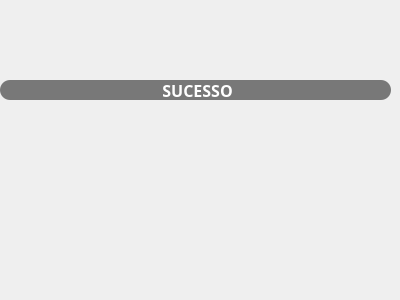
<?xml version="1.0" encoding="UTF-8"?>
<ui version="4.0">
 <class>Dialog</class>
 <widget class="QDialog" name="Dialog">
  <property name="geometry">
   <rect>
    <x>0</x>
    <y>0</y>
    <width>400</width>
    <height>300</height>
   </rect>
  </property>
  <property name="windowTitle">
   <string>Dialog</string>
  </property>
  <widget class="QLabel" name="label">
   <property name="geometry">
    <rect>
     <x>0</x>
     <y>80</y>
     <width>391</width>
     <height>20</height>
    </rect>
   </property>
   <property name="font">
    <font>
     <family>Schadow BT</family>
     <pointsize>12</pointsize>
     <weight>75</weight>
     <bold>true</bold>
    </font>
   </property>
   <property name="styleSheet">
    <string notr="true">border-radius: 10px;
color: rgb(255, 255, 255);
background-color: rgb(0, 0, 0,50%);
border-color: rgb(0, 0, 0);</string>
   </property>
   <property name="text">
    <string> SUCESSO</string>
   </property>
   <property name="alignment">
    <set>Qt::AlignCenter</set>
   </property>
  </widget>
  <widget class="QLabel" name="label_2">
   <property name="geometry">
    <rect>
     <x>160</x>
     <y>120</y>
     <width>81</width>
     <height>61</height>
    </rect>
   </property>
   <property name="styleSheet">
    <string notr="true">background-color: rgb(255, 255, 255, 0%);</string>
   </property>
   <property name="text">
    <string/>
   </property>
   <property name="pixmap">
    <pixmap>imagem/accepted-151153_960_720.webp</pixmap>
   </property>
   <property name="scaledContents">
    <bool>true</bool>
   </property>
  </widget>
 </widget>
 <resources/>
 <connections/>
</ui>
